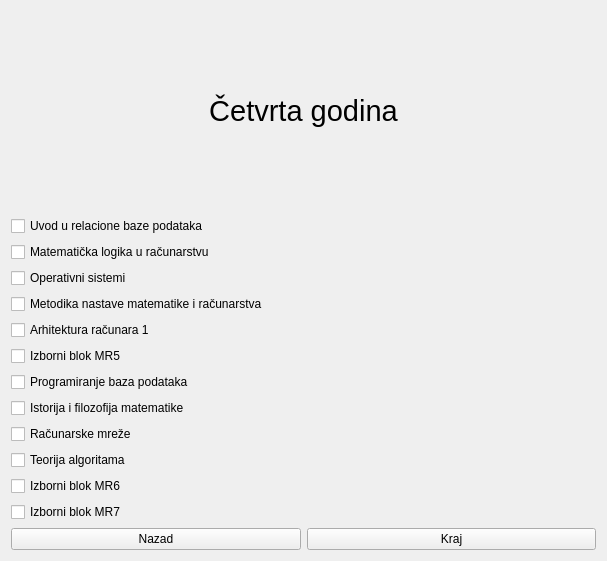
<?xml version="1.0" encoding="UTF-8"?>
<ui version="4.0">
 <class>FourthYearMR</class>
 <widget class="QWidget" name="FourthYearMR">
  <property name="geometry">
   <rect>
    <x>0</x>
    <y>0</y>
    <width>607</width>
    <height>561</height>
   </rect>
  </property>
  <property name="windowTitle">
   <string>Form</string>
  </property>
  <layout class="QVBoxLayout" name="verticalLayout">
   <item>
    <widget class="QLabel" name="label">
     <property name="font">
      <font>
       <pointsize>22</pointsize>
      </font>
     </property>
     <property name="text">
      <string>Četvrta godina</string>
     </property>
     <property name="alignment">
      <set>Qt::AlignCenter</set>
     </property>
    </widget>
   </item>
   <item>
    <widget class="QCheckBox" name="cbURBP">
     <property name="text">
      <string>Uvod u relacione baze podataka</string>
     </property>
    </widget>
   </item>
   <item>
    <widget class="QCheckBox" name="cbMLUR">
     <property name="text">
      <string>Matematička logika u računarstvu</string>
     </property>
    </widget>
   </item>
   <item>
    <widget class="QCheckBox" name="cbOS">
     <property name="text">
      <string>Operativni sistemi</string>
     </property>
    </widget>
   </item>
   <item>
    <widget class="QCheckBox" name="cbMNMR">
     <property name="text">
      <string>Metodika nastave matematike i računarstva</string>
     </property>
    </widget>
   </item>
   <item>
    <widget class="QCheckBox" name="cbAR1">
     <property name="text">
      <string>Arhitektura računara 1</string>
     </property>
    </widget>
   </item>
   <item>
    <widget class="QCheckBox" name="cbIzborni1">
     <property name="text">
      <string>Izborni blok MR5</string>
     </property>
    </widget>
   </item>
   <item>
    <widget class="QCheckBox" name="cbPBP">
     <property name="text">
      <string>Programiranje baza podataka</string>
     </property>
    </widget>
   </item>
   <item>
    <widget class="QCheckBox" name="cbIFM">
     <property name="text">
      <string>Istorija i filozofija matematike</string>
     </property>
    </widget>
   </item>
   <item>
    <widget class="QCheckBox" name="cbRM">
     <property name="text">
      <string>Računarske mreže</string>
     </property>
    </widget>
   </item>
   <item>
    <widget class="QCheckBox" name="cbTA">
     <property name="text">
      <string>Teorija algoritama</string>
     </property>
    </widget>
   </item>
   <item>
    <widget class="QCheckBox" name="cbIzborni2">
     <property name="text">
      <string>Izborni blok MR6</string>
     </property>
    </widget>
   </item>
   <item>
    <widget class="QCheckBox" name="cbIzborni3">
     <property name="text">
      <string>Izborni blok MR7</string>
     </property>
    </widget>
   </item>
   <item>
    <layout class="QHBoxLayout" name="horizontalLayout">
     <item>
      <widget class="QPushButton" name="pbBack">
       <property name="text">
        <string>Nazad</string>
       </property>
      </widget>
     </item>
     <item>
      <widget class="QPushButton" name="pbEnd">
       <property name="text">
        <string>Kraj</string>
       </property>
      </widget>
     </item>
    </layout>
   </item>
  </layout>
 </widget>
 <resources/>
 <connections/>
</ui>
